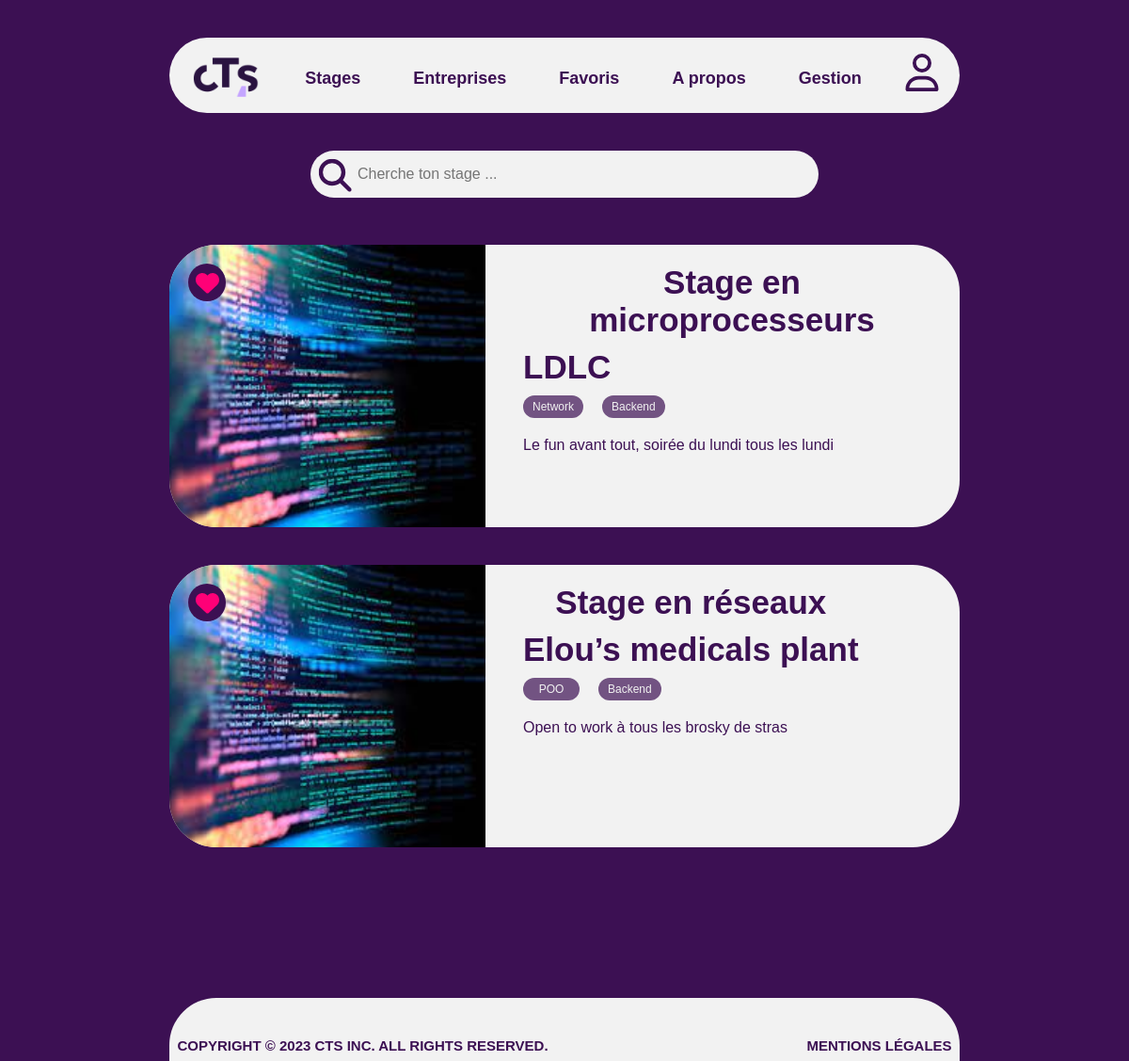
/pages/fav.php (signed in), run on the app's committed database.
### tables this page shows
CREATE TABLE `internship` (
  `id_internship` int(11) NOT NULL,
  `title_internship` varchar(50) NOT NULL,
  `image_internship` varchar(200) NOT NULL,
  `description_internship` varchar(500) NOT NULL,
  `places` int(11) DEFAULT NULL,
  `duration` varchar(50) NOT NULL,
  `remuneration` varchar(50) DEFAULT NULL,
  `post` date DEFAULT NULL,
  `start` date NOT NULL,
  `id_company` int(11) NOT NULL
);

CREATE TABLE `company` (
  `id_company` int(11) NOT NULL,
  `description_company` varchar(500) NOT NULL,
  `accepted` int(11) DEFAULT NULL,
  `name_company` varchar(50) NOT NULL,
  `image_company` varchar(200) NOT NULL,
  `activity` varchar(50) DEFAULT NULL,
  `mail` varchar(50) DEFAULT NULL,
  `id_address` int(11) NOT NULL
);

CREATE TABLE `skills` (
  `id_skill` int(11) NOT NULL,
  `name_skill` varchar(50) DEFAULT NULL
);

### class/stages.php (called while the page is built, shortened)
<?php
class Stage {
    private $conn;
    function __construct($conn) {
        $this->conn = $conn;
    }
    function getSkills($id) {
        $stmt = $this->conn->prepare("SELECT name_skill FROM internship JOIN requires ON internship.id_internship = requires.id_internship JOIN skills ON requires.id_skill = skills.id_skill WHERE internship.id_internship = $id;");
        $stmt->execute();
        $result = $stmt->fetchAll(PDO::FETCH_ASSOC);
        return $result;
    }
    function getAllFav($id) {
        $stmt = $this->conn->prepare("SELECT internship.id_internship, title_internship, image_internship, description_internship, places, name_company  FROM wishlist JOIN internship ON wishlist.id_internship = internship.id_internship JOIN company ON internship.id_company = company.id_company JOIN requires ON internship.id_internship = requires.id_internship WHERE id_users = :id GROUP BY internship.id_internship;");
        $stmt->bindParam(':id', $id);
        $stmt->execute();
        $result = $stmt->fetchAll(PDO::FETCH_ASSOC);
        return $result;
    }
    function getFav($id_internship, $id_users) {
        $stmt = $this->conn->prepare("SELECT * FROM wishlist WHERE id_internship = :id_internship AND id_users = :id_users;");
        $stmt->bindParam(':id_internship', $id_internship);
        $stmt->bindParam(':id_users', $id_users);
        $stmt->execute();
        $result = $stmt->fetchAll(PDO::FETCH_ASSOC);
        return $result;
    }
}

### components/general/itemList.php (the view, shortened to what this page needs)
<div class="itemList" style="height: <?php echo ($a === 0) ? '300px' : '200px' ?>" <?php echo "id = 'item_" . $id . "'"?>>
    <img src= <?php echo $image; ?> alt  ="image d'illustration pour l'entreprise">
    <div class="itemText">
        <div class="itemTitle">
            <span>
                <a href="<?php echo ($a === 0) ? '../pages/stages.php?id=' . $id : '../pages/entreprises.php?id=' . $id ?>" class="name"><h3><?php echo ($a === 0)  ? $title :  $name ?></h3></a>
                <?php if($a === 0 ) : ?>
                    <a href=""><h4><?php echo $entreprise ?></h4></a>
                    <div><?php
                        if($skill) {
                            foreach($skill as $s) {
                                echo "<p>" . $s['name_skill'] . "</p>";
                            }
                        } else {
                            echo "<p> Aucune compétence </p>";
                        }
                    ?></div>
                <?php endif ?>
            </span>
        </div>
        <p>
            <?php echo ($a === 0) ? $description : $description ?>
        </p>
    </div>
    <?php ($a ==0) ? include("like.php") : '' ?>
</div>

### pages/fav.php
<?php
    include('../components/basic/header.php');
    if (!isset($_COOKIE['id'])) :
        include('../components/basic/sign.php');
    else :
        include('../components/basic/navbar.php');
        $a = 0;
        include('../components/basic/search.php'); ?>
        <div class="list">
            <?php
                include('../class/stages.php');
                $stages = new Stage($conn);
                foreach($stages->getAllFav($_COOKIE['id']) as $stage) {
                    $title = $stage['title_internship'];
                    $description = $stage['description_internship'];
                    $entreprise = $stage['name_company'];
                    $id = $stage['id_internship'];
                    $image = "../assets/img/code.png";
                    if($id) {
                        $skill = $stages->getSkills($id);
                    }else {
                        $skill = [];
                    }
                    include('../components/general/itemList.php');
                }
            ?>
        </div>
    <?php
        include('../components/basic/footer.php');
    endif;
 ?>

### components/general/like.php (shortened to what this page needs)
<?php
    $like = new Stage($conn);
    $like = $like->getFav($id, $_COOKIE['id']);
?>
<span class="like <?php echo ($like) ? 'liked' : '' ?>" id="like_<?php echo $id; ?>">
</span>

### assets/CSS/style.css (style rules this page uses)
*, *::before, *::after { margin: 0; padding: 0; box-sizing: border-box; }
:root { --primary-color: #3c1053; --secondary-color: #f2f2f2; --like-color: #ff0077; --primary-width: 70vw; --secondary-width: 45vw; }
html { height: 100vh; }
body { height: 100%; overflow-x: hidden; display: flex; flex-direction: column; align-items: center; background-color: var(--primary-color); color: var(--secondary-color); font-family: 'Product Sans', sans-serif; }
a { color: var(--secondary-color); text-decoration: none; }
svg { height: 30px; width: 30px; fill: var(--secondary-color); }
h3 { font-size: 1.5em; text-align: center; }
.list { width: 70vw; display: flex; flex-direction: column; gap: 40px; }
.itemList { position: relative; width: 100%; display: flex; align-items: center; gap: 20px; background: var(--secondary-color); border-radius: 50px; overflow: hidden; }
.itemList img { width: 40%; height: 100%; object-fit: cover; }
.itemList .itemText { width: 60%; height: 100%; display: flex; flex-direction: column; padding: 20px; color: var(--primary-color); }
.itemList .itemTitle { display: flex; justify-content: space-between; align-items: flex-start; padding-bottom: 20px; }
.itemList .itemTitle span { display: flex; flex-direction: column; gap: 10px; }
.itemList .itemTitle a h3, .itemList .itemTitle a h4 { color: var(--primary-color); font-size: 35px; height: 20%; }
.itemList .itemTitle span div { display: flex; gap: 20px; }
.itemList .itemTitle span div p { display: flex; justify-content: center; min-width: 60px; font-size: 12px; opacity: 0.7; background-color: var(--primary-color); color: var(--secondary-color); padding: 5px 10px; border-radius: 50px; }
.itemList .itemTitle p { height: 70%; font-size: 15px; color: var(--primary-color); }
.itemList .like { position: absolute; top: 20px; left: 20px; width: 40px; height: 40px; display: flex; justify-content: center; align-items: center; background: var(--primary-color); border-radius: 50%; }
.itemList .like svg { width: 25px; height: 25px; fill: var(--like-color); animation: identifier 0.2s ease-out; }
.itemList .liked svg { animation: identifier 0.2s ease-out; }
.itemList h3, p { font-size: calc(1vh+1vw); }
body { float:bottom; min-height: 50vh; }

### data on the page
internship: $id 3 (drawn), title_internship "Stage en microprocesseurs", id_company.name_company "LDLC", description_internship "Le fun avant tout, soirée du lundi tous les lundi"
skills: name_skill "Network"
skills: name_skill "Backend"
internship: title_internship "Stage en réseaux", id_company.name_company "Elou’s medicals plant", description_internship "Open to work à tous les brosky de stras"
skills: name_skill "POO"
